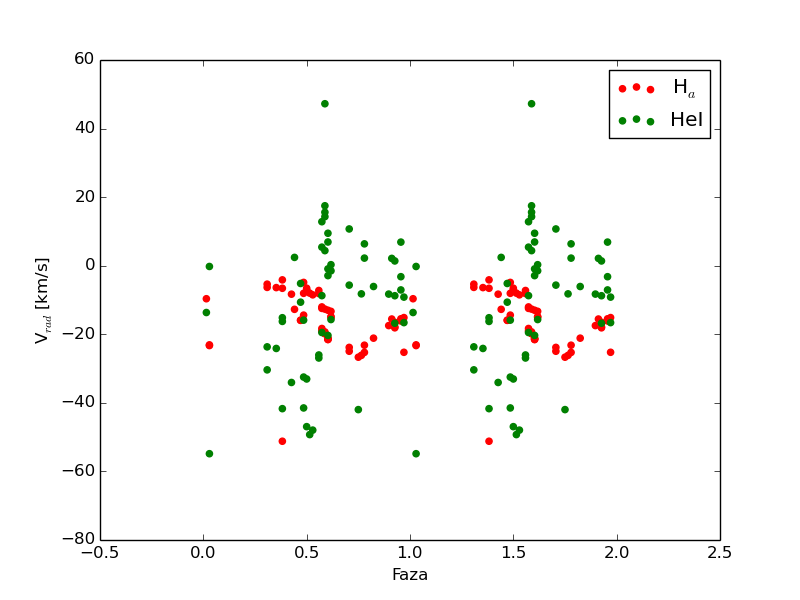

Source code (Python):
import numpy as np
from scipy.optimize import leastsq
import pylab as plt

c = 300000; P = 68.663; floor_P = np.floor(P)

JD, BC, HeI, Halfa = np.loadtxt('combi', usecols = (4, 5, 8, 9), unpack = True)
shift_Halfa = Halfa - 6562.8
shift_HeI = HeI - 6678.15

floor_JD = np.floor(JD)
faza2 = [0]*len(floor_JD)
faza = [0]*len(floor_JD)
for i in range(len(floor_JD)):
	n = int(floor_JD[i]/floor_P)
	faza[i] = (floor_JD[i] - n * floor_P) / floor_P
	faza2[i] = faza[i] + 1

vrad_Halfa = shift_Halfa / 6562.8 * c + BC
vrad_HeI = shift_HeI / 6678.15 * c + BC

plt.scatter(faza, vrad_Halfa, color = 'red')
plt.scatter(faza2, vrad_Halfa, color = 'red', label = 'H$_a$')
plt.scatter(faza, vrad_HeI, color = 'green')
plt.scatter(faza2, vrad_HeI, color = 'green', label = 'HeI')
plt.xlabel('Faza')
plt.ylabel('V$_{rad}$ [km/s]')
plt.legend(loc='upper right')

plt.savefig('./RadijalneBrzine.png')